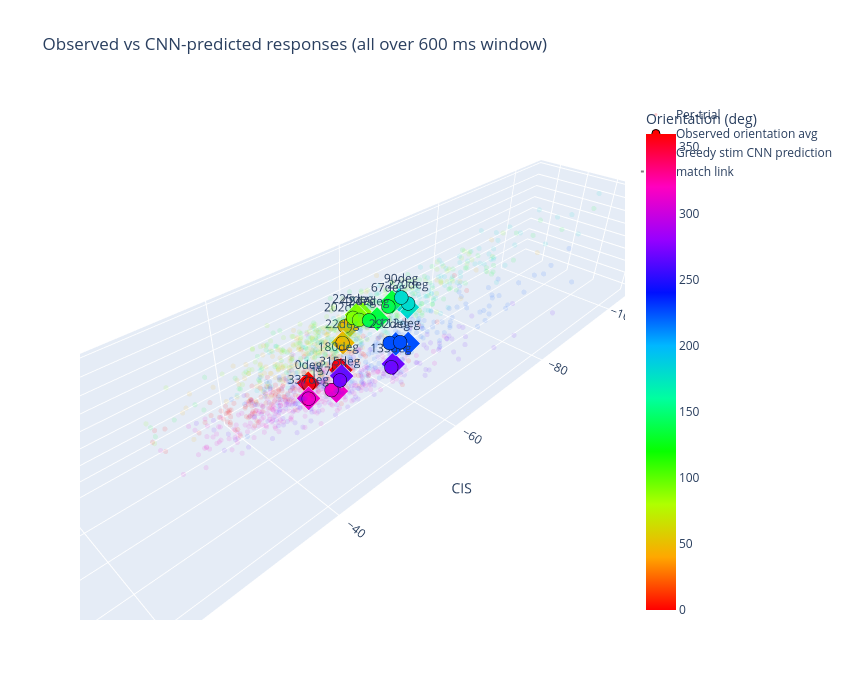

Notebook code cell kept with this figure:
### Code cell
# Project everything (observed averages, per-trial dots, CNN predictions) into a
# shared (CIS, PC1, PC2) space built from the SAME VIS_ORIENT_TIME window used
# to define the targets, so all three live on a common scale.
import plotly.graph_objects as go
from sklearn.decomposition import PCA

if mode == "pca": 
    # Rebuild the projection from `targets` (== sum_responses windowed to VIS_ORIENT_TIME).
    X_win        = targets                                      # (n_orient, n_neurons)
    mean_vec_win = X_win.mean(axis=0, keepdims=True)
    pca_win      = PCA(n_components=2).fit(X_win)
    proj_win, _  = np.linalg.qr(np.array([
        mean_vec_win[0],
        pca_win.components_[0],
        pca_win.components_[1],
    ]).T)                                                       # (n_neurons, 3)
    coords_win   = X_win @ proj_win                             # (n_orient, 3)
elif mode == "lda":
    from sklearn.discriminant_analysis import LinearDiscriminantAnalysis
    lda_win = LinearDiscriminantAnalysis(n_components=2).fit(trial_raw_counts, lda_labels)
    proj_win, _ = np.linalg.qr(np.column_stack([
        lda_win.means_.mean(axis=0),  # overall mean
        lda_win.scalings_[:, 0],     # LD1
        lda_win.scalings_[:, 1],     # LD2
    ]))                               # (n_neurons, 3)
    coords_win = targets @ proj_win   # (n_orient, 3)
else:
    raise ValueError(f"invalid mode: {mode}")

# CNN predictions under greedy stims (already over the VIS_ORIENT_TIME window).
greedy_pred_full = np.zeros((len(visual_orientation_degs), n_neurons), dtype=np.float32)
for o_idx in range(len(visual_orientation_degs)):
    x = torch.from_numpy(est_stims[o_idx]).unsqueeze(0).to(device).float()
    with torch.no_grad():
        rate = torch.exp(model(x))                          # (1, n_neurons, n_bins)
    greedy_pred_full[o_idx] = rate[0, :, :VIS_ORIENT_TIME // 10].sum(dim=1).cpu().numpy()
greedy_coords_win = greedy_pred_full @ proj_win

# Per-trial dots over the same VIS_ORIENT_TIME window.
vis_window_samples = (VIS_ORIENT_TIME * SAMPLE_RATE) // 1000
trial_coords  = []
trial_doubled = []
for o_idx, orientation in enumerate(visual_orientation_degs):
    trial_times = visual_trial_df[visual_trial_df['orientation'] == orientation]['timestamp'].values[:N_VIS_TRIALS]
    for t_time in trial_times:
        trial_spikes = visual_spikes[(visual_spikes['timestamp'] >= t_time) &
                                     (visual_spikes['timestamp'] <  t_time + vis_window_samples)]
        x_trial = np.zeros(n_neurons)
        if not trial_spikes.empty:
            counts = trial_spikes.groupby('neuron_id').size()
            for nid, c in counts.items():
                if nid in neuron_to_idx:
                    x_trial[neuron_to_idx[nid]] = c
        trial_coords.append(x_trial @ proj_win)
        trial_doubled.append((int(orientation) * 2) % 360)
trial_coords  = np.array(trial_coords)
trial_doubled = np.array(trial_doubled)

doubled = (np.array(visual_orientation_degs) * 2) % 360

fig = go.Figure()
fig.add_trace(go.Scatter3d(
    x=trial_coords[:, 0], y=trial_coords[:, 1], z=trial_coords[:, 2],
    mode='markers',
    marker=dict(size=3, color=trial_doubled, colorscale='HSV',
                cmin=0, cmax=360, opacity=0.1, line=dict(width=0)),
    name='Per-trial', hoverinfo='skip',
))
fig.add_trace(go.Scatter3d(
    x=coords_win[:, 0], y=coords_win[:, 1], z=coords_win[:, 2],
    mode='markers+text',
    marker=dict(size=8, color=doubled, colorscale='HSV', cmin=0, cmax=360,
                line=dict(color='black', width=1),
                colorbar=dict(title='Orientation (deg)')),
    text=[f'{int(o)}deg' for o in visual_orientation_degs],
    textposition='top center',
    name='Observed orientation avg',
))
fig.add_trace(go.Scatter3d(
    x=greedy_coords_win[:, 0], y=greedy_coords_win[:, 1], z=greedy_coords_win[:, 2],
    mode='markers',
    marker=dict(size=8, color=doubled, colorscale='HSV', cmin=0, cmax=360,
                symbol='diamond', line=dict(color='white', width=1)),
    name='Greedy stim CNN prediction',
))
for o in range(len(visual_orientation_degs)):
    fig.add_trace(go.Scatter3d(
        x=[coords_win[o, 0], greedy_coords_win[o, 0]],
        y=[coords_win[o, 1], greedy_coords_win[o, 1]],
        z=[coords_win[o, 2], greedy_coords_win[o, 2]],
        mode='lines', line=dict(color='gray', width=2, dash='dot'),
        showlegend=(o == 0), name='match link', hoverinfo='skip',
    ))

fig.update_layout(
    title=f'Observed vs CNN-predicted responses (all over {VIS_ORIENT_TIME} ms window)',
    scene=dict(xaxis_title='CIS', yaxis_title='PC1', zaxis_title='PC2',
               aspectmode='data'),
    width=850, height=700,
)
fig.write_image(
    f'results/greedy_stim_budget{BUDGET}_{mode}_pred_vs_target_3d.png', 
    scale=3
)

fig.show()

### Figure 1 — Plotly figure (JSON) as saved in the notebook; plotly's stock layout.template omitted (floating-point values rounded to 4 significant figures; data arrays with more than 128 entries replaced by an {"elided": "..."} marker saying what was removed)
{"data": [{"hoverinfo": "skip", "marker": {"cmax": 360, "cmin": 0, "color": {"elided": "1600 int values"}, "colorscale": [[0, "#ff0000"], [0.1111, "#ffa700"], [0.2222, "#afff00"], [0.3333, "#08ff00"], [0.4444, "#00ff9f"], [0.5556, "#00b7ff"], [0.6667, "#0010ff"], [0.7778, "#9700ff"], [0.8889, "#ff00bf"], [1, "#ff0000"]], "line": {"width": 0}, "opacity": 0.1, "size": 3}, "mode": "markers", "name": "Per-trial", "type": "scatter3d", "x": {"elided": "1600 float values"}, "y": {"elided": "1600 float values"}, "z": {"elided": "1600 float values"}}, {"marker": {"cmax": 360, "cmin": 0, "color": [0, 45, 90, 135, 180, 225, 270, 315, 0, 45, 90, 135, 180, 225, 270, 315], "colorbar": {"title": {"text": "Orientation (deg)"}}, "colorscale": [[0, "#ff0000"], [0.1111, "#ffa700"], [0.2222, "#afff00"], [0.3333, "#08ff00"], [0.4444, "#00ff9f"], [0.5556, "#00b7ff"], [0.6667, "#0010ff"], [0.7778, "#9700ff"], [0.8889, "#ff00bf"], [1, "#ff0000"]], "line": {"color": "black", "width": 1}, "size": 8}, "mode": "markers+text", "name": "Observed orientation avg", "text": ["0deg", "22deg", "45deg", "67deg", "90deg", "112deg", "135deg", "157deg", "180deg", "202deg", "225deg", "247deg", "270deg", "292deg", "315deg", "337deg"], "textposition": "top center", "type": "scatter3d", "x": [-47.63, -55.0, -57.44, -60.02, -60.98, -57.28, -56.18, -49.21, -52.53, -56.71, -57.08, -56.73, -61.5, -56.7, -49.6, -46.24], "y": [-1.306, -3.125, -2.63, -0.1144, 1.079, 4.35, 4.092, 0.9429, -1.241, -4.43, -3.327, -0.2394, 1.772, 3.219, 2.002, 0.1975], "z": [-2.898, -1.433, 1.123, 3.021, 4.391, 1.14, -2.093, -3.458, -2.754, -0.3059, 1.277, 2.412, 3.625, 0.7677, -1.661, -3.497]}, {"marker": {"cmax": 360, "cmin": 0, "color": [0, 45, 90, 135, 180, 225, 270, 315, 0, 45, 90, 135, 180, 225, 270, 315], "colorscale": [[0, "#ff0000"], [0.1111, "#ffa700"], [0.2222, "#afff00"], [0.3333, "#08ff00"], [0.4444, "#00ff9f"], [0.5556, "#00b7ff"], [0.6667, "#0010ff"], [0.7778, "#9700ff"], [0.8889, "#ff00bf"], [1, "#ff0000"]], "line": {"color": "white", "width": 1}, "size": 8, "symbol": "diamond"}, "mode": "markers", "name": "Greedy stim CNN prediction", "type": "scatter3d", "x": [-47.66, -55.28, -58.89, -61.32, -62.73, -59.57, -57.17, -50.39, -53.06, -57.45, -58.12, -58.69, -63.31, -58.19, -50.2, -46.3], "y": [-1.428, -3.357, -3.52, -0.6779, -0.7465, 3.702, 3.505, 0.5004, -1.46, -4.599, -3.79, -0.7538, 0.2007, 2.884, 1.643, 0.1079], "z": [-2.88, -1.601, 1.011, 2.929, 2.617, -0.4302, -2.392, -4.502, -3.74, -0.7995, 1.08, 1.535, 1.691, -0.2202, -1.513, -3.541]}, {"hoverinfo": "skip", "line": {"color": "gray", "dash": "dot", "width": 2}, "mode": "lines", "name": "match link", "showlegend": true, "type": "scatter3d", "x": [-47.63, -47.66], "y": [-1.306, -1.428], "z": [-2.898, -2.88]}, {"hoverinfo": "skip", "line": {"color": "gray", "dash": "dot", "width": 2}, "mode": "lines", "name": "match link", "showlegend": false, "type": "scatter3d", "x": [-55.0, -55.28], "y": [-3.125, -3.357], "z": [-1.433, -1.601]}, {"hoverinfo": "skip", "line": {"color": "gray", "dash": "dot", "width": 2}, "mode": "lines", "name": "match link", "showlegend": false, "type": "scatter3d", "x": [-57.44, -58.89], "y": [-2.63, -3.52], "z": [1.123, 1.011]}, {"hoverinfo": "skip", "line": {"color": "gray", "dash": "dot", "width": 2}, "mode": "lines", "name": "match link", "showlegend": false, "type": "scatter3d", "x": [-60.02, -61.32], "y": [-0.1144, -0.6779], "z": [3.021, 2.929]}, {"hoverinfo": "skip", "line": {"color": "gray", "dash": "dot", "width": 2}, "mode": "lines", "name": "match link", "showlegend": false, "type": "scatter3d", "x": [-60.98, -62.73], "y": [1.079, -0.7465], "z": [4.391, 2.617]}, {"hoverinfo": "skip", "line": {"color": "gray", "dash": "dot", "width": 2}, "mode": "lines", "name": "match link", "showlegend": false, "type": "scatter3d", "x": [-57.28, -59.57], "y": [4.35, 3.702], "z": [1.14, -0.4302]}, {"hoverinfo": "skip", "line": {"color": "gray", "dash": "dot", "width": 2}, "mode": "lines", "name": "match link", "showlegend": false, "type": "scatter3d", "x": [-56.18, -57.17], "y": [4.092, 3.505], "z": [-2.093, -2.392]}, {"hoverinfo": "skip", "line": {"color": "gray", "dash": "dot", "width": 2}, "mode": "lines", "name": "match link", "showlegend": false, "type": "scatter3d", "x": [-49.21, -50.39], "y": [0.9429, 0.5004], "z": [-3.458, -4.502]}, {"hoverinfo": "skip", "line": {"color": "gray", "dash": "dot", "width": 2}, "mode": "lines", "name": "match link", "showlegend": false, "type": "scatter3d", "x": [-52.53, -53.06], "y": [-1.241, -1.46], "z": [-2.754, -3.74]}, {"hoverinfo": "skip", "line": {"color": "gray", "dash": "dot", "width": 2}, "mode": "lines", "name": "match link", "showlegend": false, "type": "scatter3d", "x": [-56.71, -57.45], "y": [-4.43, -4.599], "z": [-0.3059, -0.7995]}, {"hoverinfo": "skip", "line": {"color": "gray", "dash": "dot", "width": 2}, "mode": "lines", "name": "match link", "showlegend": false, "type": "scatter3d", "x": [-57.08, -58.12], "y": [-3.327, -3.79], "z": [1.277, 1.08]}, {"hoverinfo": "skip", "line": {"color": "gray", "dash": "dot", "width": 2}, "mode": "lines", "name": "match link", "showlegend": false, "type": "scatter3d", "x": [-56.73, -58.69], "y": [-0.2394, -0.7538], "z": [2.412, 1.535]}, {"hoverinfo": "skip", "line": {"color": "gray", "dash": "dot", "width": 2}, "mode": "lines", "name": "match link", "showlegend": false, "type": "scatter3d", "x": [-61.5, -63.31], "y": [1.772, 0.2007], "z": [3.625, 1.691]}, {"hoverinfo": "skip", "line": {"color": "gray", "dash": "dot", "width": 2}, "mode": "lines", "name": "match link", "showlegend": false, "type": "scatter3d", "x": [-56.7, -58.19], "y": [3.219, 2.884], "z": [0.7677, -0.2202]}, {"hoverinfo": "skip", "line": {"color": "gray", "dash": "dot", "width": 2}, "mode": "lines", "name": "match link", "showlegend": false, "type": "scatter3d", "x": [-49.6, -50.2], "y": [2.002, 1.643], "z": [-1.661, -1.513]}, {"hoverinfo": "skip", "line": {"color": "gray", "dash": "dot", "width": 2}, "mode": "lines", "name": "match link", "showlegend": false, "type": "scatter3d", "x": [-46.24, -46.3], "y": [0.1975, 0.1079], "z": [-3.497, -3.541]}], "layout": {"height": 700, "scene": {"aspectmode": "data", "xaxis": {"title": {"text": "CIS"}}, "yaxis": {"title": {"text": "PC1"}}, "zaxis": {"title": {"text": "PC2"}}}, "title": {"text": "Observed vs CNN-predicted responses (all over 600 ms window)"}, "width": 850}}
